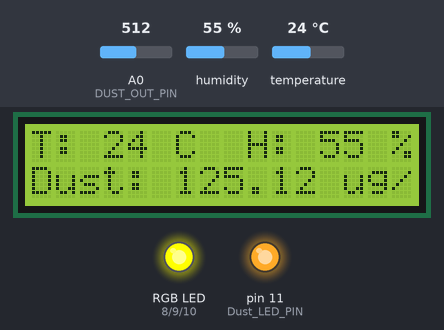
The sketch below on a simulated Arduino Uno, built with avr-gcc and run on an emulated ATmega328P. Parts: 16×2 character LCD, an RGB LED mixed from three pins (HIGH = lit), output pins drawn as LEDs (lit = HIGH). Inputs (shaded band) come from the test bench; at power-on: A0 (DUST_OUT_PIN) = 512, humidity 55 %, temperature 24 °C. Pins used as bus, display or sensor lines are not drawn.

Above: at 2.6 s.
2.7 s: A0 (DUST_OUT_PIN) set to 223
At 4.8 s:
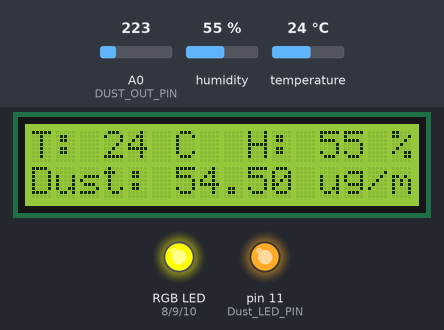
5.7 s: A0 (DUST_OUT_PIN) set to 201
At 6.5 s:
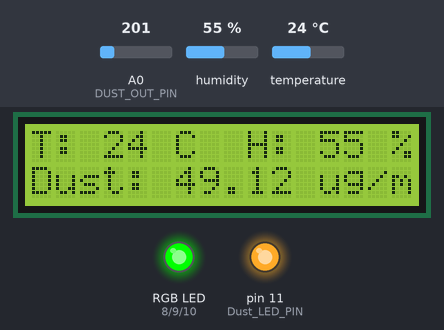
8.7 s: A0 (DUST_OUT_PIN) set to 70
At 11.2 s:
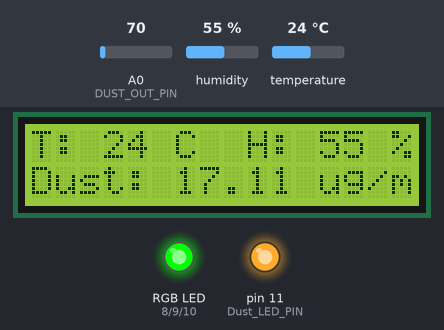
11.7 s: A0 (DUST_OUT_PIN) set to 58
At 12.9 s:
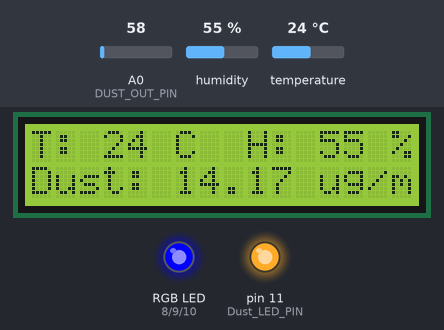
14.7 s: humidity set to 22 %
At 17.1 s:
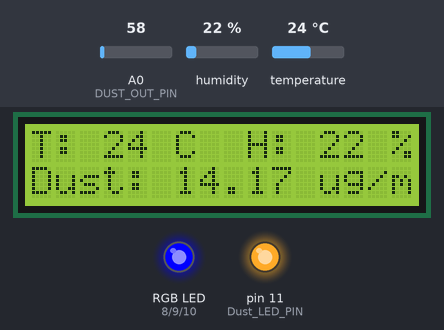
17.8 s: temperature set to 12 °C
At 18.8 s:
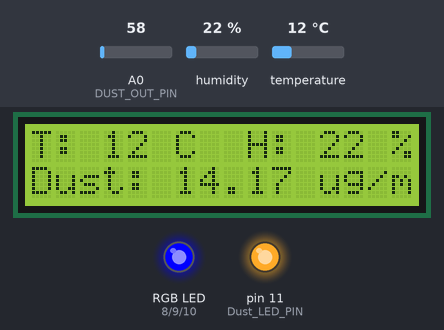
Timing chart, 0 to 20.8 s (numbered marks = the images above; inputs shaded):
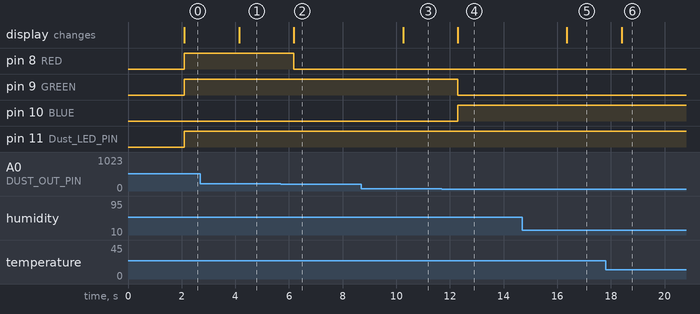

The sketch:

dust.ino
```cpp
#include <SimpleDHT.h> // 온습도센서 라이브러리
#include <LiquidCrystal.h> //LCD 라이브러리

#define DHTPIN 7 //온습도 센서 아두이도 연결핀 번호
#define DHTTYPE DHT11 //DHT 타입 정하기 -DHT11
#define LCD_resolution 6 //LCD 선명도 연결핀
SimpleDHT11 dht11(DHTPIN); //DHT 설정 (온습도 센서 설정)
LiquidCrystal lcd(13,12,5,4,3,2); //LCD 핀 설정

#define Dust_LED_PIN 11 //미세먼지 센서 LED핀
#define DUST_OUT_PIN A0 //미세먼지 센서값 출력핀
int samplingTime=280;
int deltaTime=40;
int sleepTime=9680;
float dust_sensorValue=0;
float voltage=0;
float dust_density=0;

#define RED 8
#define GREEN 9
#define BLUE 10

void setup(){ //초기화
  Serial.begin(9600);
  lcd.begin(16,2); //LCD 사용 설정
  analogWrite(LCD_resolution,100); //LCD 글자 선명도
  lcd.clear();
  pinMode(Dust_LED_PIN,OUTPUT); //먼지센서 LED 출력모드
  pinMode(RED,OUTPUT);
  pinMode(GREEN,OUTPUT);
  pinMode(BLUE,OUTPUT);
}

void loop(){ //메인 코드
  dht_check(); //온습도 체크->출력
  dust_check(); //미세먼지 체크->출력
  RGB_LED_check(); //RGB LED 체크 (미세먼지 농도에 따라 색깔 출력)
}

void dht_check(){ //온습도를 확인하여 출력하는 코드
  delay(2000); //센서가 작동되기까지 기다림
  byte t=0; //온도 변수
  byte h=0; //습도 변수
  dht11.read(&t,&h,NULL); //온습도 값 읽어들임

  lcd.setCursor(0,0); //LCD 좌측 위 첫칸
  lcd.print("T: ");
  lcd.print(t); //온도값 출력
  lcd.print(" C");
  lcd.setCursor(9,0); //LCD 첫줄 중앙 쯤
  lcd.print("H: ");
  lcd.print(h);
  lcd.print(" %");
}

void dust_check(){ //미세먼지 측정, 출력 코드
  digitalWrite(Dust_LED_PIN,LOW); //적외선 LED On
  delayMicroseconds(samplingTime); //280us=0.28ms(딜레이)
  dust_sensorValue=analogRead(DUST_OUT_PIN); //먼지센서 출력값 읽기
  delayMicroseconds(deltaTime); //for pulse width of 0.32ms=0.28ms+0.04ms
  digitalWrite(Dust_LED_PIN,HIGH); //적외선 LED off
  delayMicroseconds(sleepTime); //9.680ms (10ms=9.680ms+0.32ms)
  voltage=dust_sensorValue * (5.0/1023.0); //센서값을 0~5v로 변환하기
  dust_density=50*voltage;  //ug/m3로 단위 변환 -> 미세먼지 단위
  lcd.setCursor(0,1);
  lcd.print("Dust: ");
  lcd.print(dust_density);
  lcd.print(" ug/m3"); //pm 2.5 단위
}

void RGB_LED_check(){ //by PM 2.5
  if(dust_density>=151)LED_Color(1,0,0); //빨간색
  else if(dust_density>=51)LED_Color(1,1,0); //노란색
  else if(dust_density>=16)LED_Color(0,1,0); //초록색
  else if(dust_density>=0)LED_Color(0,0,1); //파란색
}

void LED_Color(int r,int g,int b){
  digitalWrite(RED,r);
  digitalWrite(GREEN,g);
  digitalWrite(BLUE, b);
}
```

Measured:
- the behaviour switches between 209 and 208 on A0 (DUST_OUT_PIN) (found by bisection; images 1 and 2)
- the behaviour switches between 66 and 65 on A0 (DUST_OUT_PIN) (found by bisection; images 3 and 4)
- after the input at 2.7 s, the display: changes after 1.4 s (image 1)
- after the input at 5.7 s, pin 8 (RED): HIGH → LOW after 0.48 s; the display: changes after 0.48 s (image 2)
- after the input at 8.7 s, the display: changes after 1.6 s (image 3)
- after the input at 11.7 s, pin 9 (GREEN): HIGH → LOW after 0.60 s; pin 10 (BLUE): LOW → HIGH after 0.60 s; the display: changes after 0.60 s (image 4)
- after the input at 14.7 s, the display: changes after 1.7 s (image 5)
- after the input at 17.8 s, the display: changes after 0.60 s (image 6)
